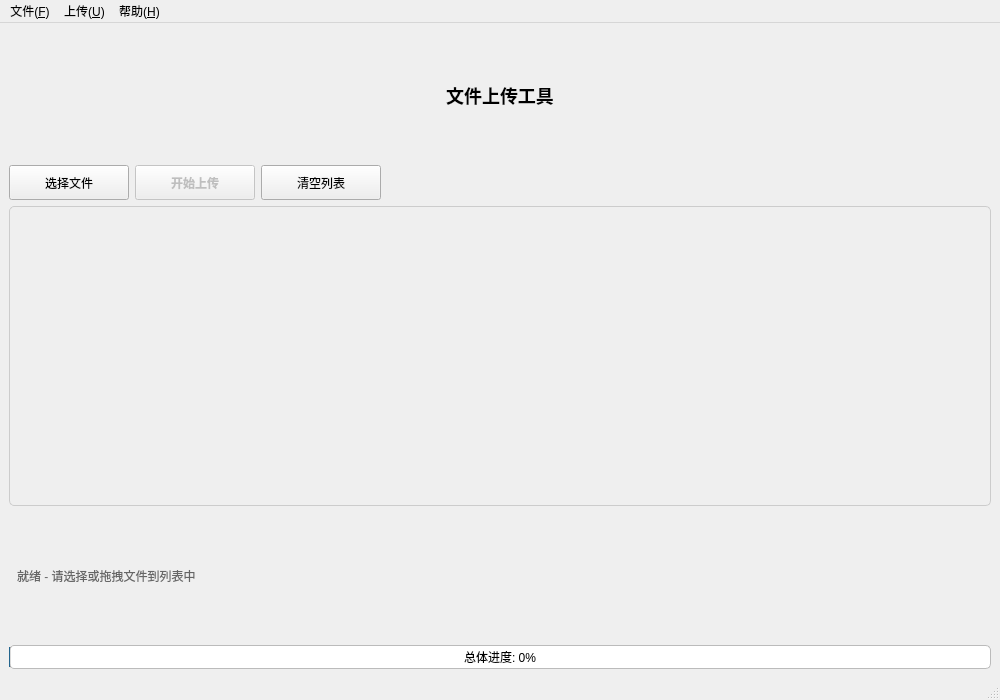
<?xml version="1.0" encoding="UTF-8"?>
<ui version="4.0">
 <class>MainWindow</class>
 <widget class="QMainWindow" name="MainWindow">
  <property name="geometry">
   <rect>
    <x>0</x>
    <y>0</y>
    <width>1000</width>
    <height>700</height>
   </rect>
  </property>
  <property name="windowTitle">
   <string>高性能文件上传客户端</string>
  </property>
  <property name="acceptDrops">
   <bool>true</bool>
  </property>
  <widget class="QWidget" name="centralwidget">
   <layout class="QVBoxLayout" name="mainLayout">
    <item>
     <widget class="QLabel" name="titleLabel">
      <property name="text">
       <string>文件上传工具</string>
      </property>
      <property name="alignment">
       <set>Qt::AlignCenter</set>
      </property>
      <property name="styleSheet">
       <string>QLabel { font-size: 18px; font-weight: bold; padding: 10px; }</string>
      </property>
     </widget>
    </item>
    <item>
     <layout class="QHBoxLayout" name="buttonLayout">
      <item>
       <widget class="QPushButton" name="selectFilesBtn">
        <property name="text">
         <string>选择文件</string>
        </property>
        <property name="minimumSize">
         <size>
          <width>120</width>
          <height>35</height>
         </size>
        </property>
       </widget>
      </item>
      <item>
       <widget class="QPushButton" name="uploadBtn">
        <property name="text">
         <string>开始上传</string>
        </property>
        <property name="minimumSize">
         <size>
          <width>120</width>
          <height>35</height>
         </size>
        </property>
        <property name="enabled">
         <bool>false</bool>
        </property>
        <property name="styleSheet">
         <string>QPushButton:enabled { background-color: #4CAF50; color: white; font-weight: bold; }</string>
        </property>
       </widget>
      </item>
      <item>
       <widget class="QPushButton" name="clearListBtn">
        <property name="text">
         <string>清空列表</string>
        </property>
        <property name="minimumSize">
         <size>
          <width>120</width>
          <height>35</height>
         </size>
        </property>
       </widget>
      </item>
      <item>
       <spacer name="horizontalSpacer">
        <property name="orientation">
         <enum>Qt::Horizontal</enum>
        </property>
        <property name="sizeHint" stdset="0">
         <size>
          <width>40</width>
          <height>20</height>
         </size>
        </property>
       </spacer>
      </item>
     </layout>
    </item>
    <item>
     <widget class="QWidget" name="fileListContainer" native="true">
      <property name="minimumSize">
       <size>
        <width>0</width>
        <height>300</height>
       </size>
      </property>
      <property name="styleSheet">
       <string>QWidget#fileListContainer { border: 1px solid #ccc; border-radius: 5px; }</string>
      </property>
     </widget>
    </item>
    <item>
     <widget class="QLabel" name="statusLabel">
      <property name="text">
       <string>就绪 - 请选择或拖拽文件到列表中</string>
      </property>
      <property name="styleSheet">
       <string>QLabel { padding: 5px; color: #666; }</string>
      </property>
     </widget>
    </item>
    <item>
     <widget class="QProgressBar" name="overallProgressBar">
      <property name="value">
       <number>0</number>
      </property>
      <property name="textVisible">
       <bool>true</bool>
      </property>
      <property name="format">
       <string>总体进度: %p%</string>
      </property>
      <property name="styleSheet">
       <string>QProgressBar { border: 1px solid #bbb; border-radius: 5px; text-align: center; }</string>
      </property>
     </widget>
    </item>
   </layout>
  </widget>
  <widget class="QMenuBar" name="menubar">
   <property name="geometry">
    <rect>
     <x>0</x>
     <y>0</y>
     <width>1000</width>
     <height>22</height>
    </rect>
   </property>
   <widget class="QMenu" name="menuFile">
    <property name="title">
     <string>文件(&amp;F)</string>
    </property>
    <addaction name="actionSelectFiles"/>
    <addaction name="actionClearList"/>
    <addaction name="separator"/>
    <addaction name="actionExit"/>
   </widget>
   <widget class="QMenu" name="menuUpload">
    <property name="title">
     <string>上传(&amp;U)</string>
    </property>
    <addaction name="actionStartUpload"/>
    <addaction name="actionPauseUpload"/>
    <addaction name="actionStopUpload"/>
   </widget>
   <widget class="QMenu" name="menuHelp">
    <property name="title">
     <string>帮助(&amp;H)</string>
    </property>
    <addaction name="actionAbout"/>
   </widget>
   <addaction name="menuFile"/>
   <addaction name="menuUpload"/>
   <addaction name="menuHelp"/>
  </widget>
  <widget class="QStatusBar" name="statusbar"/>
  <action name="actionSelectFiles">
   <property name="text">
    <string>选择文件(&amp;S)</string>
   </property>
   <property name="shortcut">
    <string>Ctrl+O</string>
   </property>
  </action>
  <action name="actionClearList">
   <property name="text">
    <string>清空列表(&amp;C)</string>
   </property>
   <property name="shortcut">
    <string>Ctrl+L</string>
   </property>
  </action>
  <action name="actionExit">
   <property name="text">
    <string>退出(&amp;X)</string>
   </property>
   <property name="shortcut">
    <string>Ctrl+Q</string>
   </property>
  </action>
  <action name="actionStartUpload">
   <property name="text">
    <string>开始上传(&amp;S)</string>
   </property>
   <property name="shortcut">
    <string>Ctrl+U</string>
   </property>
  </action>
  <action name="actionPauseUpload">
   <property name="text">
    <string>暂停上传(&amp;P)</string>
   </property>
   <property name="enabled">
    <bool>false</bool>
   </property>
  </action>
  <action name="actionStopUpload">
   <property name="text">
    <string>停止上传(&amp;T)</string>
   </property>
   <property name="enabled">
    <bool>false</bool>
   </property>
  </action>
  <action name="actionAbout">
   <property name="text">
    <string>关于(&amp;A)</string>
   </property>
  </action>
 </widget>
 <resources/>
 <connections/>
</ui>
